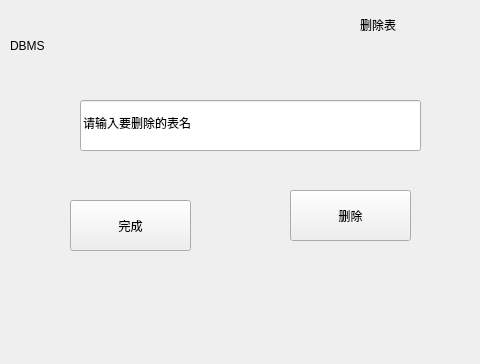
<?xml version="1.0" encoding="UTF-8"?>
<ui version="4.0">
 <class>deletetable</class>
 <widget class="QWidget" name="deletetable">
  <property name="geometry">
   <rect>
    <x>0</x>
    <y>0</y>
    <width>480</width>
    <height>364</height>
   </rect>
  </property>
  <property name="windowTitle">
   <string>deletetable</string>
  </property>
  <property name="styleSheet">
   <string notr="true">font: 10pt &quot;方正粗黑宋简体&quot;;</string>
  </property>
  <widget class="QLabel" name="label">
   <property name="geometry">
    <rect>
     <x>10</x>
     <y>10</y>
     <width>461</width>
     <height>341</height>
    </rect>
   </property>
   <property name="text">
    <string/>
   </property>
  </widget>
  <widget class="QLabel" name="label_2">
   <property name="geometry">
    <rect>
     <x>360</x>
     <y>14</y>
     <width>72</width>
     <height>21</height>
    </rect>
   </property>
   <property name="text">
    <string>删除表</string>
   </property>
  </widget>
  <widget class="QLineEdit" name="lineEdit">
   <property name="geometry">
    <rect>
     <x>80</x>
     <y>100</y>
     <width>341</width>
     <height>51</height>
    </rect>
   </property>
   <property name="text">
    <string>请输入要删除的表名</string>
   </property>
  </widget>
  <widget class="QPushButton" name="quitButton">
   <property name="geometry">
    <rect>
     <x>70</x>
     <y>200</y>
     <width>121</width>
     <height>51</height>
    </rect>
   </property>
   <property name="text">
    <string>完成</string>
   </property>
  </widget>
  <widget class="QPushButton" name="deleButton">
   <property name="geometry">
    <rect>
     <x>290</x>
     <y>190</y>
     <width>121</width>
     <height>51</height>
    </rect>
   </property>
   <property name="text">
    <string>删除</string>
   </property>
  </widget>
  <widget class="QLabel" name="label_3">
   <property name="geometry">
    <rect>
     <x>10</x>
     <y>10</y>
     <width>121</width>
     <height>71</height>
    </rect>
   </property>
   <property name="styleSheet">
    <string notr="true">font: 24pt &quot;华文隶书&quot;;</string>
   </property>
   <property name="text">
    <string>DBMS</string>
   </property>
  </widget>
 </widget>
 <resources/>
 <connections/>
</ui>
